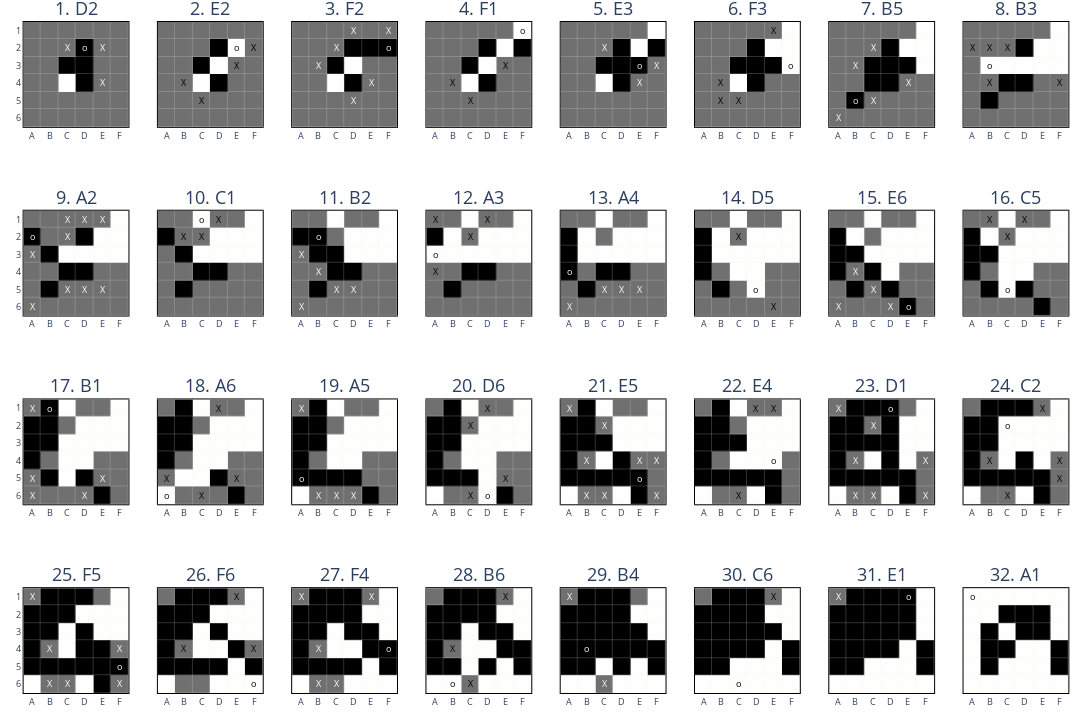

Here is the notebook cell this chart was saved with:
### Code cell
dataset_dict_path = data_dir / f"othello_{n_games}_{size}"

if dataset_dict_path.exists():
    dataset_dict = DatasetDict.load_from_disk(dataset_dict_path)
else:
    dataset = generate_dataset(n_games, size)
    dataset_dict = dataset.train_test_split(test_size=0.1)
    dataset_dict.save_to_disk(dataset_dict_path)

dataset_dict["train"] = dataset_dict["train"].filter(lambda x: size*size not in x["histories"])
dataset_dict["test"] = dataset_dict["test"].filter(lambda x: size*size not in x["histories"])
dataset_dict["train"] = dataset_dict["train"].map(lambda x: tokenize(x["histories"]))
dataset_dict["test"] = dataset_dict["test"].map(lambda x: tokenize(x["histories"]))

plot_game(dataset_dict["test"][0], subplot_size=180, n_cols=8)
